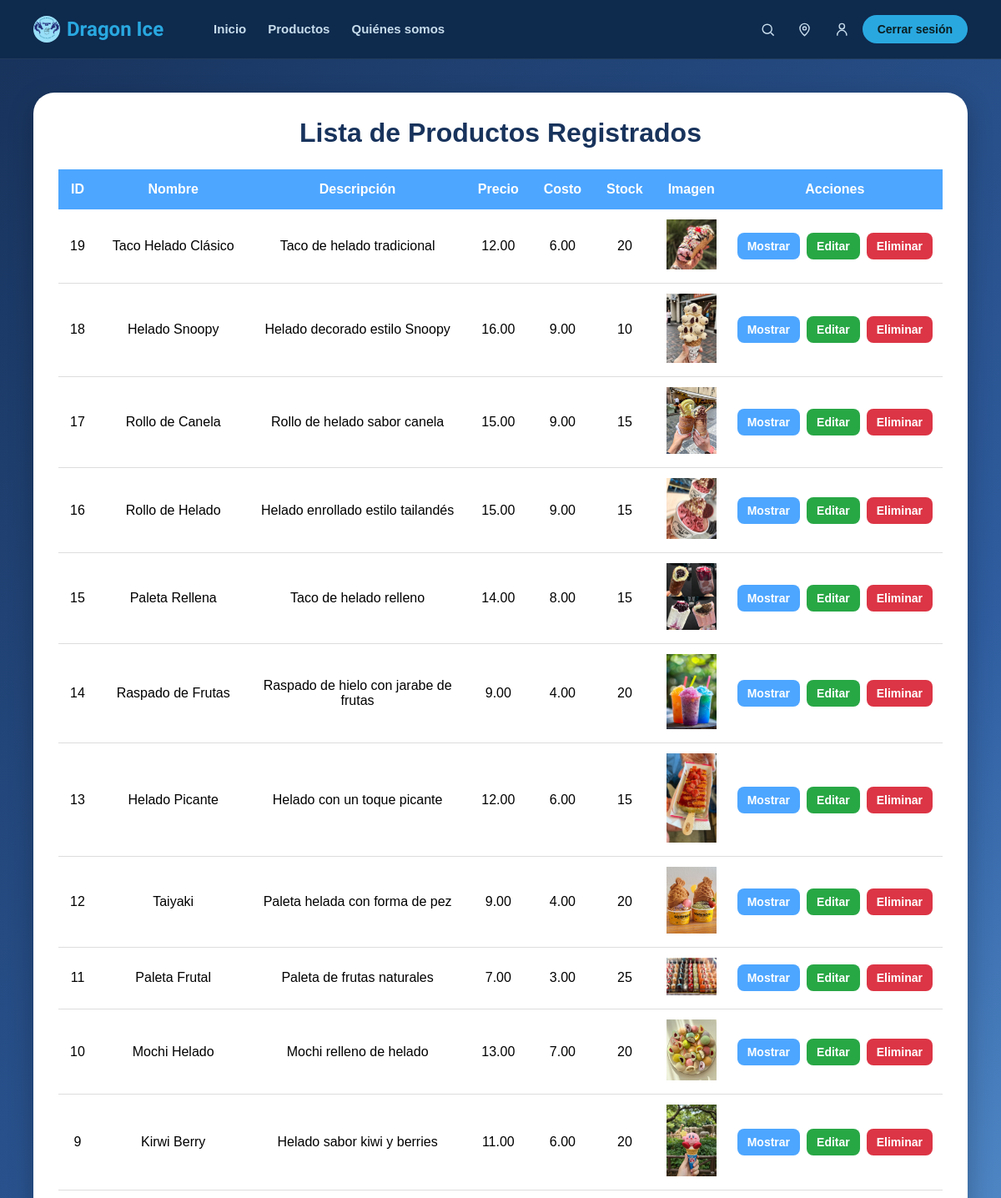
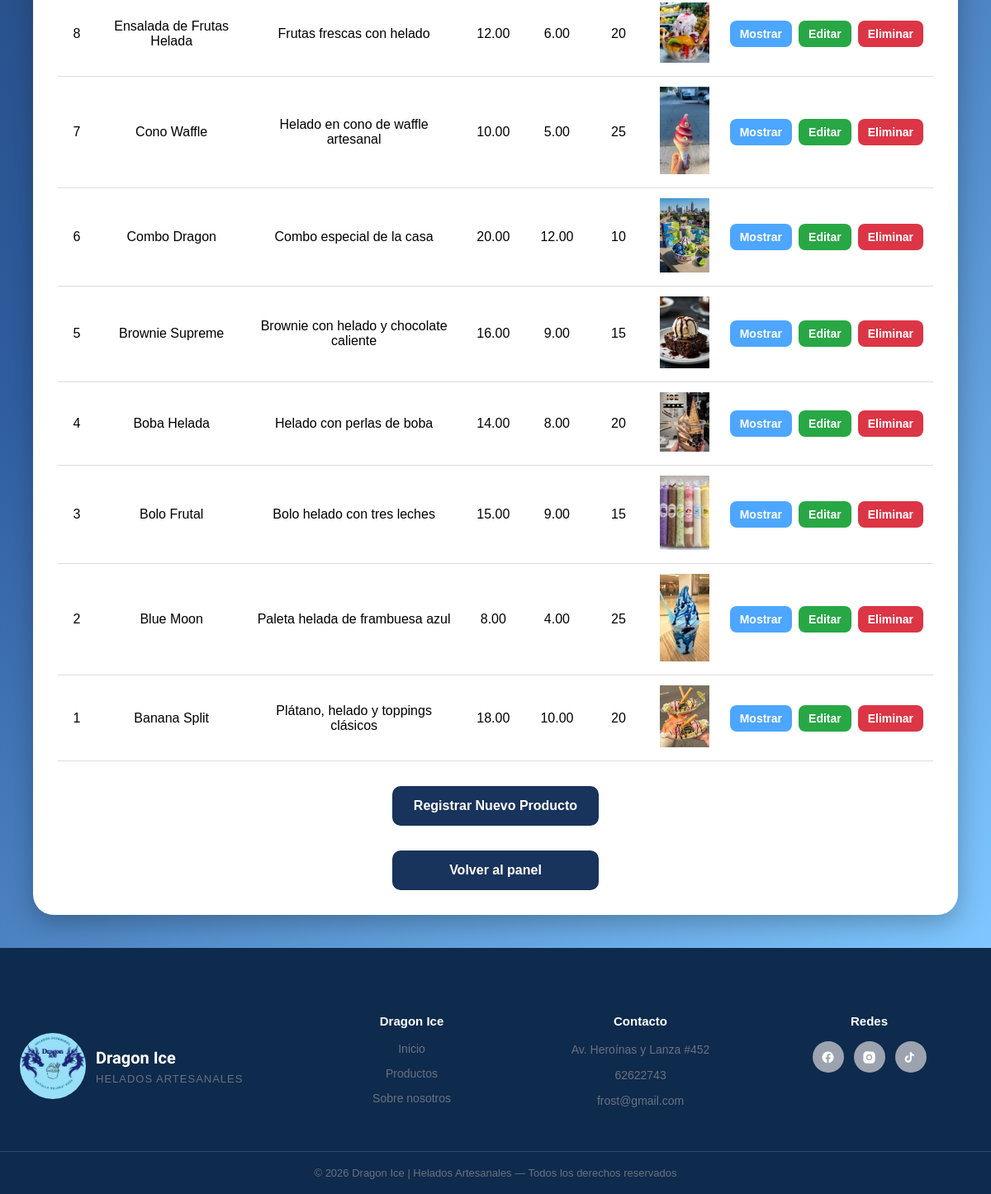
/producto/read.all.producto.php (signed in), run on the app's committed database (2 pictures, top to bottom).
### tables this page shows
CREATE TABLE productos (
    id INT NOT NULL,
    nombre VARCHAR(80) NOT NULL,
    descripcion VARCHAR(150) NOT NULL,
    precio DECIMAL(10,2) NOT NULL,
    costo DECIMAL(10,2) NOT NULL,
    stock INT NOT NULL DEFAULT 0,
    imagen VARCHAR(200) NOT NULL,
    PRIMARY KEY (id)
);

### producto/read.all.producto.php (the view, shortened to what this page needs)
<?php
include("../conexion.php");
$resultado=$conexion->query("SELECT * FROM productos ORDER BY id DESC");
$rutaMenu = "../";
?>
<!DOCTYPE html>
<html lang="es">
<head>
</head>
<body>
    <?php include("../menu.php"); ?>
    <main class="fondo-panel">
     <div class="contenedor">
        <h1> Lista de Productos Registrados</h1>
        <table>
            <tr>
                <th>ID</th>
                <th>Nombre</th>
                <th>Descripción</th>
                <th>Precio</th>
                <th>Costo</th>
                <th>Stock</th>
                <th>Imagen</th>
                <th>Acciones</th>
            </tr>
            <?php if($resultado->num_rows>0){ while($fila=$resultado->fetch_assoc()){ ?>
            <tr>
                <td><?php echo $fila['id'];?></td>
                <td><?php echo $fila['nombre'];?></td>
                <td><?php echo $fila['descripcion'];?></td>
                <td><?php echo $fila['precio'];?></td>
                <td><?php echo $fila['costo'];?></td>
                <td><?php echo $fila['stock'];?></td>
                <td><img src="../<?php echo $fila['imagen'];?>" width="60"></td>
                <td>
                    <div class="acciones">
                        <a class="boton mostrar" href="readproducto.php?id=<?php echo $fila['id'];?>">Mostrar</a>
                        <a class="boton editar" href="updateproducto.php?id=<?php echo $fila['id'];?>">Editar</a>
                        <a class="boton eliminar" href="delete_producto.php?id=<?php echo $fila['id'];?>">Eliminar</a>
                    </div>
                </td>
            </tr>
            <?php }}else{ ?>
            <tr>
                <td colspan="8">No existen productos registrados.</td>
            </tr>
            <?php } ?>
        </table>
        <a href="formularioproducto.php" class="volver"> Registrar Nuevo Producto</a>
        <?php if($_SESSION['rol']=='Administrador'){ ?>
            <a href="../paginaprincipal/02.admin.php" class="volver">Volver al panel</a>
        <?php }else{ ?>
            <a href="../paginaprincipal/vendedor20.php" class="volver">Volver al panel</a>
        <?php } ?>
     </div>
    </main>
    <?php include("../paginaprincipal/piedepagina.php"); ?>
</body>
</html>

### menu.php (shortened to what this page needs)
<nav class="dragonice-nav">
    <div class="fila">
        <a href="<?php echo $rutaMenu; ?>paginaprincipal/01.inicio.php" class="logo">
            <img src="<?php echo $rutaMenu; ?>imagenesproyecto/logo.png" alt="Logo Dragon Ice">
            <h2>Dragon Ice</h2>
        </a>
        <ul class="nav-links" id="navLinks">
            <li><a href="<?php echo $rutaMenu; ?>paginaprincipal/01.inicio.php">Inicio</a></li>
            <li><a href="<?php echo $rutaMenu; ?>paginaprincipal/productos.php">Productos</a></li>
            <li><a href="<?php echo $rutaMenu; ?>quienessomos.php">Quiénes somos</a></li>
        </ul>
        <div class="iconos">
            <a href="<?php echo $rutaMenu; ?>buscar.php" class="icono-btn" aria-label="Buscar">
                <svg viewBox="0 0 24 24">
                    <circle cx="11" cy="11" r="7"></circle>
                    <line x1="21" y1="21" x2="16.65" y2="16.65"></line>
                </svg>
            </a>
            <a href="<?php echo $rutaMenu; ?>ubicacion.php" class="icono-btn" aria-label="Ubicación">
                <svg viewBox="0 0 24 24">
                    <path d="M12 21s-7-6.4-7-11a7 7 0 0 1 14 0c0 4.6-7 11-7 11z"></path>
                    <circle cx="12" cy="10" r="2.5"></circle>
                </svg>
            </a>
            <?php if (isset($_SESSION['rol'])) { ?>
                <?php if ($_SESSION['rol'] == 'Administrador') { ?>
                    <a href="<?php echo $rutaMenu; ?>paginaprincipal/02.admin.php" class="icono-btn" aria-label="Mi panel">
                        <svg viewBox="0 0 24 24">
                            <path d="M20 21v-1a7 7 0 0 0-14 0v1"></path>
                            <circle cx="13" cy="7" r="4"></circle>
                        </svg>
                    </a>
                <?php } ?>
                <a href="<?php echo $rutaMenu; ?>cerrar1.php" class="sesion-texto">Cerrar sesión</a>
            <?php } ?>
        </div>
    </div>
</nav>

### paginaprincipal/piedepagina.php (shortened to what this page needs)
<footer class="pie">
    <div class="pie-contenido">
        <div class="pie-marca">
            <img src="<?php echo $rutaMenu; ?>imagenesproyecto/logo.png" alt="Logo Dragon Ice">
            <div>
                <h2>Dragon Ice</h2>
                <p>Helados Artesanales</p>
            </div>
        </div>
        <div class="pie-col">
            <h3>Dragon Ice</h3>
            <ul>
                <li><a href="<?php echo $rutaMenu; ?>paginaprincipal/01.inicio.php">Inicio</a></li>
                <li><a href="<?php echo $rutaMenu; ?>paginaprincipal/productos.php">Productos</a></li>
                <li><a href="<?php echo $rutaMenu; ?>quienessomos.php">Sobre nosotros</a></li>
            </ul>
        </div>
       <div class="pie-col pie-contacto">
            <h3>Contacto</h3>
            <p>Av. Heroínas y Lanza #452</p>
            <p>62622743</p>
            <p>frost@gmail.com</p>
        </div>
        <div class="pie-col">
            <h3>Redes</h3>
            <div class="pie-redes">
                <a href="#" aria-label="Facebook">
                    <svg viewBox="0 0 24 24"><path d="M22 12a10 10 0 1 0-11.6 9.9v-7H7.9V12h2.5V9.8c0-2.5 1.5-3.9 3.8-3.9 1.1 0 2.2.2 2.2.2v2.4h-1.3c-1.2 0-1.6.8-1.6 1.6V12h2.8l-.4 2.9h-2.4v7A10 10 0 0 0 22 12z"/></svg>
                </a>
                <a href="#" aria-label="Instagram">
                </a>
                <a href="#" aria-label="TikTok">
                    <svg viewBox="0 0 24 24"><path d="M14 3c.4 2.2 1.9 3.7 4.1 4v3c-1.4 0-2.7-.4-4.1-1.3v6.2A5.9 5.9 0 1 1 8.3 9v3.2a2.7 2.7 0 1 0 2.7 2.7V3H14z"/></svg>
                </a>
            </div>
        </div>
    </div>
    <div class="pie-copy">
        © 2026 Dragon Ice | Helados Artesanales — Todos los derechos reservados
    </div>
</footer>

### producto/read.all.producto.php (style rules this page uses)
* { margin:0; padding:0; box-sizing:border-box; font-family:Arial, Helvetica, sans-serif; }
html, body { height:100%; }
body { display:flex; flex-direction:column; min-height:100vh; }
.fondo-panel { flex:1; background:linear-gradient(135deg,#18335c,#2f5d9f,#7fc7ff); padding:40px; display:flex; justify-content:center; align-items:flex-start; }
.contenedor { max-width:1200px; margin:auto; background:white; padding:30px; border-radius:25px; box-shadow:0 10px 30px rgba(0,0,0,.25); }
h1 { text-align:center; color:#18335c; margin-bottom:25px; }
table { width:100%; border-collapse:collapse; }
th { background:#4da6ff; color:white; padding:15px; }
td { padding:12px; text-align:center; border-bottom:1px solid #ddd; }
.boton { text-decoration:none; color:white; padding:8px 12px; border-radius:8px; font-size:14px; font-weight:bold; }
.mostrar { background:#4da6ff; }
.editar { background:#28a745; }
.eliminar { background:#dc3545; }
.acciones { display:flex; justify-content:center; gap:8px; }
.volver { display:block; width:250px; margin:30px auto 0; text-align:center; text-decoration:none; background:#18335c; color:white; padding:15px; border-radius:10px; font-weight:bold; }

### menu.php (style rules this page uses)
:root { --fondo-1:#0b1f22; --fondo-2:#123338; --fondo-3:#1b4a52; --celeste:#63d4f2; --menta:#7be0c4; --blanco:#ffffff; --texto-suave:#c7ddec; }
* { margin:0; padding:0; box-sizing:border-box; font-family:Arial, Helvetica, sans-serif; }
.dragonice-nav { font-family:'Inter', Arial, sans-serif; width:100%; background:#0e2a4d; position:sticky; top:0; z-index:1000; border-bottom:1px solid rgba(255,255,255,0.08); }
.dragonice-nav .fila { display:flex; align-items:center; justify-content:space-between; padding:16px 40px; gap:20px; }
.dragonice-nav .logo { display:flex; align-items:center; gap:8px; text-decoration:none; flex-shrink:0; }
.dragonice-nav .logo img { width:32px; height:32px; border-radius:50%; object-fit:cover; }
.dragonice-nav .logo h2 { font-family:'Baloo 2', cursive; font-size:24px; font-weight:700; color:var(--celeste); white-space:nowrap; }
.dragonice-nav .nav-links { display:flex; align-items:center; list-style:none; gap:26px; flex:1; margin-left:40px; }
.dragonice-nav .nav-links a { text-decoration:none; color:var(--texto-suave); font-size:15px; font-weight:600; transition:color 0.2s ease; }
.dragonice-nav .iconos { display:flex; align-items:center; gap:6px; flex-shrink:0; }
.dragonice-nav .icono-btn { display:flex; align-items:center; justify-content:center; width:38px; height:38px; border-radius:50%; color:var(--texto-suave); text-decoration:none; transition:background 0.2s ease, color 0.2s ease; position:relative; }
.dragonice-nav .icono-btn svg { width:19px; height:19px; stroke:currentColor; fill:none; stroke-width:1.8; }
.dragonice-nav .sesion-texto { font-size:14px; font-weight:700; color:var(--fondo-1); text-decoration:none; padding:9px 18px; border-radius:20px; background:var(--celeste); white-space:nowrap; transition:background 0.2s ease; }

### paginaprincipal/piedepagina.php (style rules this page uses)
:root { --azul-oscuro:#0e2a4d; --celeste:#29a8e0; --gris-texto:#6b7280; --gris-titulo:#374151; --gris-borde:#e5e7eb; }
.pie { background:#0e2a4d; font-family:'Inter', Arial, sans-serif; padding-top:40px; }
.pie-contenido { max-width:1200px; margin:0 auto; padding:40px 24px; display:grid; grid-template-columns:1.3fr 1fr 1fr 1fr; gap:30px; }
.pie-marca { display:flex; align-items:center; gap:12px; }
.pie-marca img { border-radius:100px; width:80px; height:80px; object-fit:contain; }
.pie-marca h2 { font-family:'Baloo 2', Arial, sans-serif; font-size:20px; font-weight:800; color:white; margin-bottom:6px; }
.pie-marca p { font-size:13px; letter-spacing:1px; color:var(--gris-texto); text-transform:uppercase; }
.pie-col h3 { font-size:15px; font-weight:700; color:white; margin-bottom:16px; text-align:center; }
.pie-col ul { list-style:none; }
.pie-col li { margin-bottom:12px; text-align:center; }
.pie-col a { text-decoration:none; color:var(--gris-texto); font-size:14px; }
.pie-contacto p { color:var(--gris-texto); font-size:14px; text-align:center; margin-bottom:10px; line-height:1.5; }
.pie-redes { display:flex; justify-content:center; gap:12px; }
.pie-redes a { width:38px; height:38px; border-radius:50%; background:#9ca3af; display:flex; align-items:center; justify-content:center; }
.pie-redes svg { width:17px; height:17px; fill:white; }
.pie-copy { border-top:1px solid rgba(255,255,255,0.15); text-align:center; padding:18px; font-size:13px; color:var(--gris-texto); }

### data on the page
productos: id "19", nombre "Taco Helado Clásico", descripcion "Taco de helado tradicional", precio "12.00", costo "6.00", stock "20", imagen (picture)
productos: id "18", nombre "Helado Snoopy", descripcion "Helado decorado estilo Snoopy", precio "16.00", costo "9.00", stock "10", imagen (picture)
productos: id "17", nombre "Rollo de Canela", descripcion "Rollo de helado sabor canela", precio "15.00", costo "9.00", stock "15", imagen (picture)
productos: id "16", nombre "Rollo de Helado", descripcion "Helado enrollado estilo tailandés", precio "15.00", costo "9.00", stock "15", imagen (picture)
productos: id "15", nombre "Paleta Rellena", descripcion "Taco de helado relleno", precio "14.00", costo "8.00", stock "15", imagen (picture)
productos: id "14", nombre "Raspado de Frutas", descripcion "Raspado de hielo con jarabe de frutas", precio "9.00", costo "4.00", stock "20", imagen (picture)
productos: id "13", nombre "Helado Picante", descripcion "Helado con un toque picante", precio "12.00", costo "6.00", stock "15", imagen (picture)
productos: id "12", nombre "Taiyaki", descripcion "Paleta helada con forma de pez", precio "9.00", costo "4.00", stock "20", imagen (picture)
productos: id "11", nombre "Paleta Frutal", descripcion "Paleta de frutas naturales", precio "7.00", costo "3.00", stock "25", imagen (picture)
productos: id "10", nombre "Mochi Helado", descripcion "Mochi relleno de helado", precio "13.00", costo "7.00", stock "20", imagen (picture)
productos: id "9", nombre "Kirwi Berry", descripcion "Helado sabor kiwi y berries", precio "11.00", costo "6.00", stock "20", imagen (picture)
productos: id "8", nombre "Ensalada de Frutas Helada", descripcion "Frutas frescas con helado", precio "12.00", costo "6.00", stock "20", imagen (picture)
productos: id "7", nombre "Cono Waffle", descripcion "Helado en cono de waffle artesanal", precio "10.00", costo "5.00", stock "25", imagen (picture)
productos: id "6", nombre "Combo Dragon", descripcion "Combo especial de la casa", precio "20.00", costo "12.00", stock "10", imagen (picture)
productos: id "5", nombre "Brownie Supreme", descripcion "Brownie con helado y chocolate caliente", precio "16.00", costo "9.00", stock "15", imagen (picture)
productos: id "4", nombre "Boba Helada", descripcion "Helado con perlas de boba", precio "14.00", costo "8.00", stock "20", imagen (picture)
productos: id "3", nombre "Bolo Frutal", descripcion "Bolo helado con tres leches", precio "15.00", costo "9.00", stock "15", imagen (picture)
productos: id "2", nombre "Blue Moon", descripcion "Paleta helada de frambuesa azul", precio "8.00", costo "4.00", stock "25", imagen (picture)
productos: id "1", nombre "Banana Split", descripcion "Plátano, helado y toppings clásicos", precio "18.00", costo "10.00", stock "20", imagen (picture)
